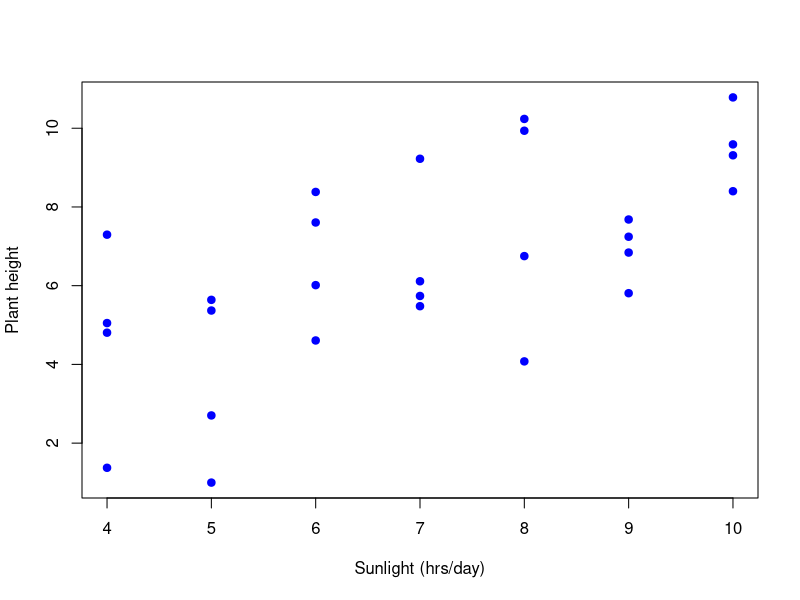
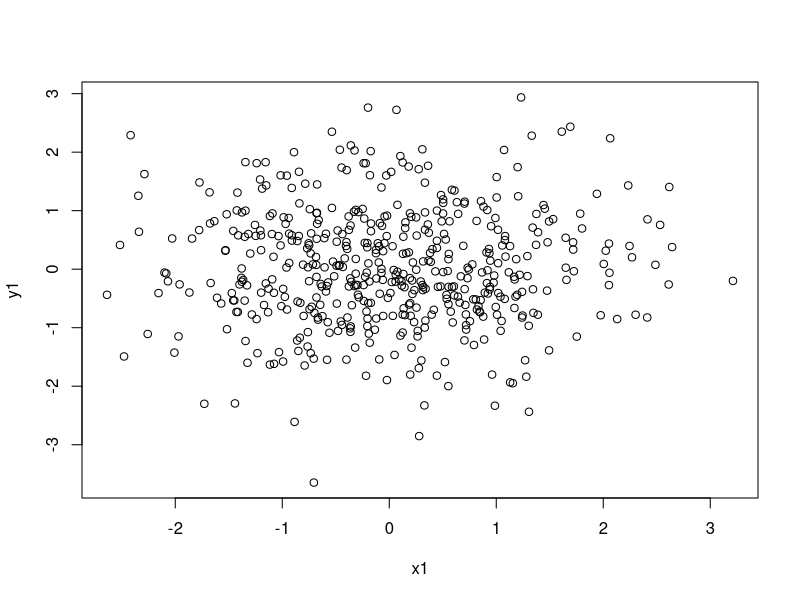
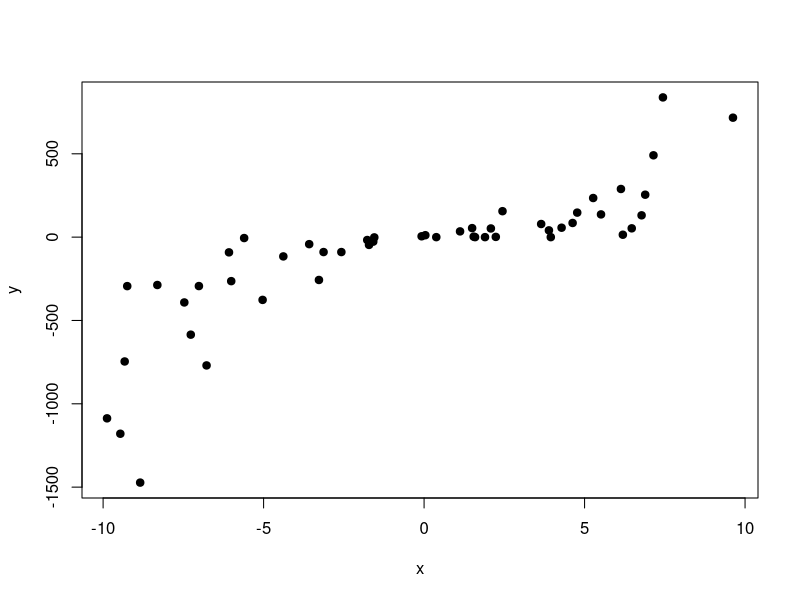
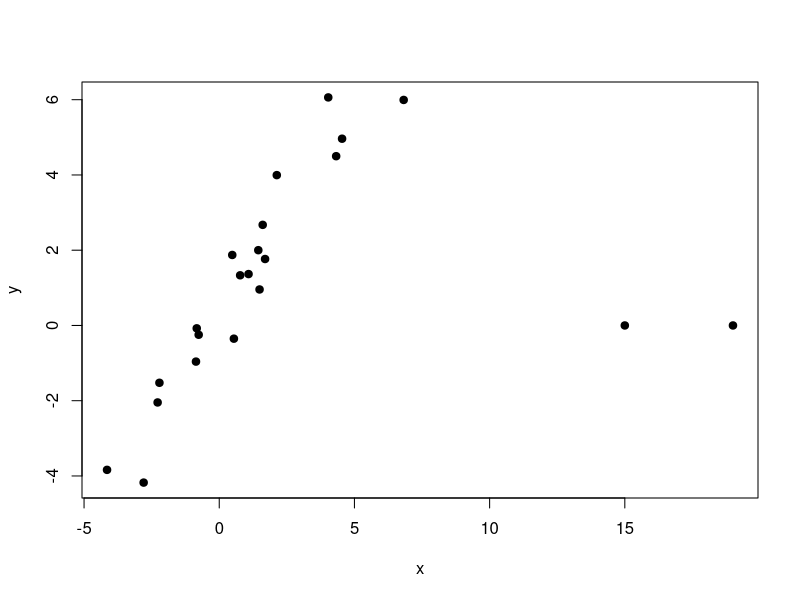
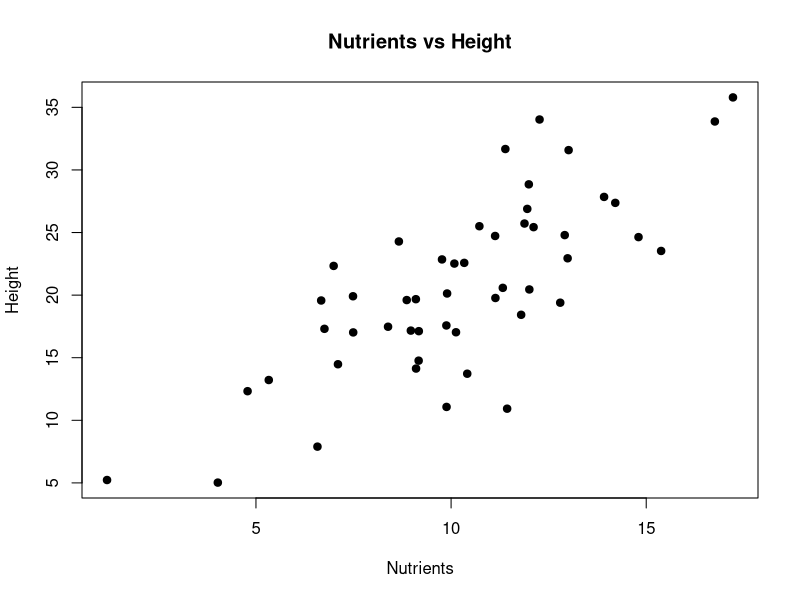
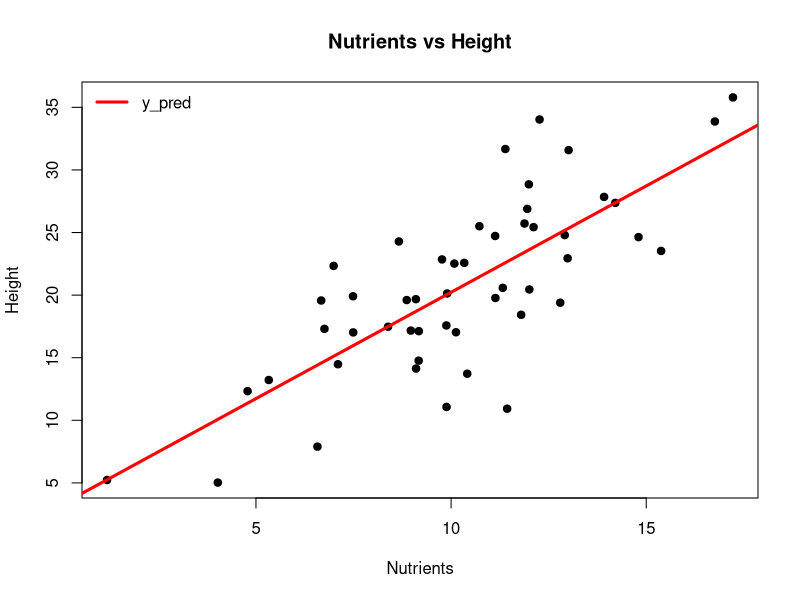
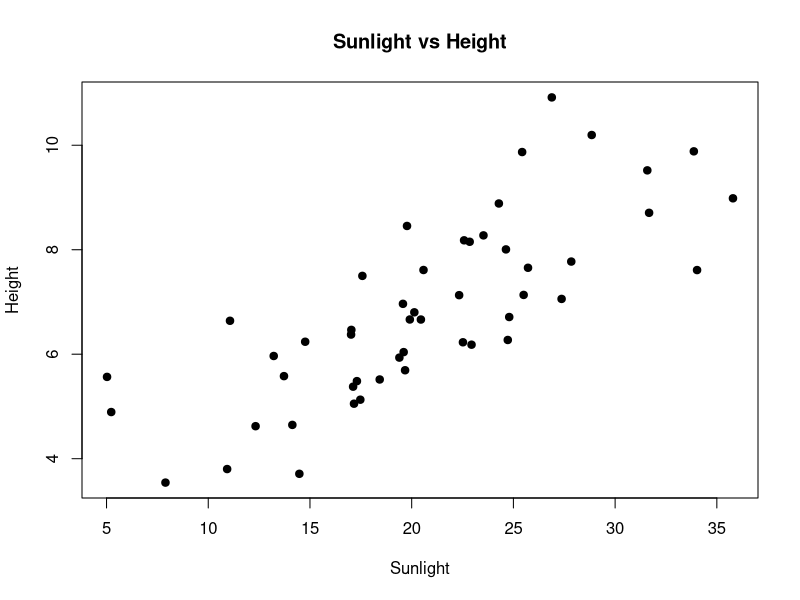
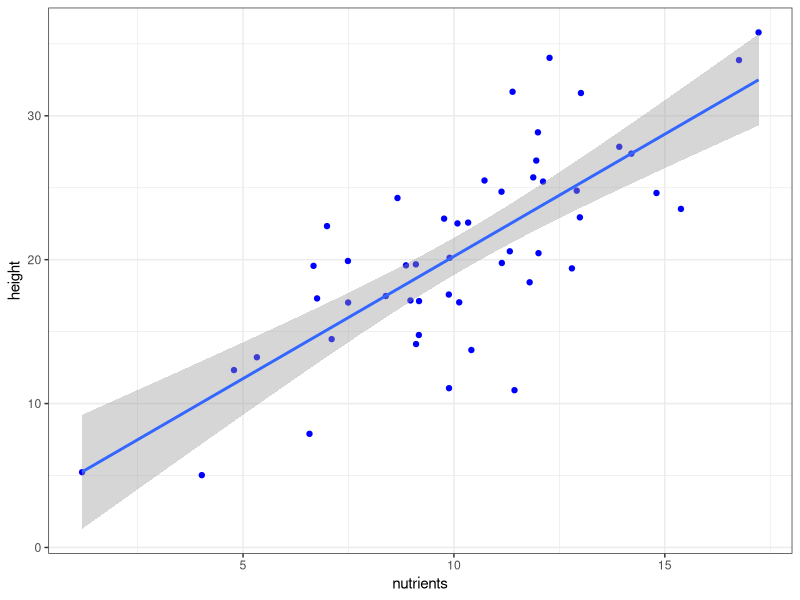

Generate these figures, in order, with R:
## ---- chunk 1
knitr::opts_chunk$set(echo = TRUE)
library(dplyr)
library(tidyr)
library(ggplot2)
## ---- chunk 2
plant_height_df = data.frame(
  # Sunlight_hrs_per_day = c(4,5,5,6,6,7,8,8,9,10),
  # Plant_height = c(10.2, 11.5, 11.9, 13.4, 13.8, 14, 15, 16.2, 17.8, 18.3)
  Sunlight_hrs_per_day = rep(4:10, e=4),
  Plant_height = rep(4:10, e=4) + rnorm(28,0,2)
)

head(plant_height_df)
## ---- chunk 3
plot(x = plant_height_df$Sunlight_hrs_per_day, 
     y=plant_height_df$Plant_height, 
     main = NULL, 
     xlab = "Sunlight (hrs/day)", 
     ylab = "Plant height", pch=19, col='blue')
## ---- chunk 4
cor(plant_height_df$Sunlight_hrs_per_day, plant_height_df$Plant_height)
# cor(iris %>%select(where(is.numeric)))
## ---- chunk 5
cor.test(plant_height_df$Sunlight_hrs_per_day, 
         plant_height_df$Plant_height)
## ---- chunk 6
x1=rnorm(500)
y1=rnorm(500)
plot(x1,y1)
## ---- chunk 7
cor(x1, y1)
## ---- chunk 8
x = runif(50, -10, 10)
y = (x + rnorm(50, 0, 2))^3
plot(x,y, pch=19)
## ---- chunk 9
cor(x,y)
cor(x,y, method = "spearman")
# cor(x,y, method = "kendall")
## ---- chunk 10
x = c(rnorm(20,0,3), c(15, 19))
y = c(x[1:20] + c(rnorm(20,0,1)), 0, 0)
plot(x,y, pch=19)
## ---- chunk 11
cor(x,y)
cor(x,y, method = "spearman")
# cor(x,y, method = "kendall")
## ---- chunk 12
nutrients <- rnorm(50, mean = 10, sd = 3)
height <- 2 * nutrients + rnorm(50, mean = 0, sd = 5)

data_plant_nutrient <- data.frame(nutrients, height)
## ---- chunk 13
plot(nutrients, height, main = "Nutrients vs Height",
     xlab = "Nutrients", ylab = "Height",
     pch=19)
## ---- chunk 14
model <- lm(height ~ nutrients, data = data_plant_nutrient)
model
## ---- chunk 15
plot(nutrients, height, main = "Nutrients vs Height",
     xlab = "Nutrients", ylab = "Height",
     pch=19)
abline(model, col = "red", lwd=3)
legend("topleft",
       legend = c("y_pred"),
       col = c('red'),
       bty = 'n', lwd=3)
## ---- chunk 16
summary_model = summary(model)
summary_model
## ---- chunk 17
# model$coefficients
coefficients(model)
## ---- chunk 18
# summary_model$coefficients[,3:4]
summary_model$coefficients
## ---- chunk 19
summary_model$sigma
## ---- chunk 20
summary_model$r.squared
## ---- chunk 21
summary_model$adj.r.squared
## ---- chunk 22
# pf(summary_model$fstatistic[1], summary_model$fstatistic[2], 
   # summary_model$fstatistic[3], lower.tail = FALSE)

summary_model$fstatistic
## ---- chunk 23
anova(model)
## ---- chunk 24
sunlight_hrs = rep(5:9, each=10) + rnorm(50, 0, 1)
data_plant_nutrient = data_plant_nutrient %>% arrange(height) %>%  cbind(sunlight_hrs)
data_plant_nutrient %>% str()
## ---- chunk 25
plot(data_plant_nutrient$height, data_plant_nutrient$sunlight_hrs, 
     main = "Sunlight vs Height",
     xlab = "Sunlight", ylab = "Height",
     pch=19)
## ---- chunk 26
model_mullti = lm(height ~ sunlight_hrs + nutrients, data = data_plant_nutrient)
summary(model_mullti)
## ---- chunk 27
# model_mullti = lm(height ~ nutrients + sunlight_hrs + nutrients:sunlight_hrs, data = data_plant_nutrient)
model_mullti_interact = lm(height ~ nutrients * sunlight_hrs, data = data_plant_nutrient)
summary(model_mullti_interact)
## ---- chunk 28
anova(model, model_mullti_interact)
## ---- chunk 29
data_plant_nutrient %>% 
  ggplot(aes(x=nutrients, y=height)) +
  geom_point(col='blue', show.legend = T) +
  geom_smooth(formula = y ~ x, method = 'lm', show.legend = T) + ## <---- creates model and plots the line
  theme_bw()
